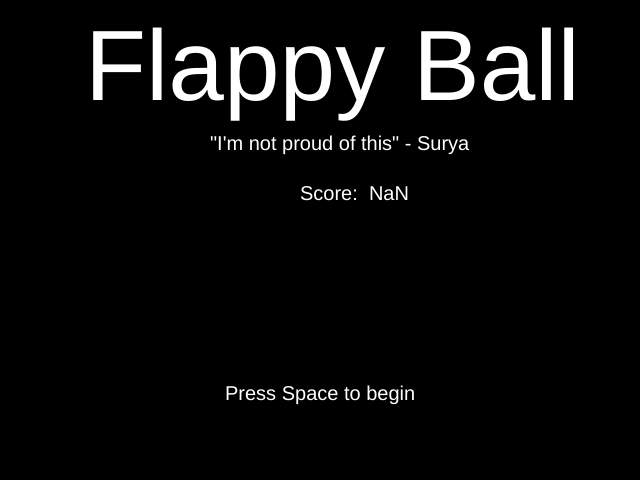
Frame 1 (no input)
Frame 60 (no input): identical to frame 1, image omitted
Frame 120 (the mouse pressed at the canvas centre since frame 60): identical to frame 1, image omitted

The p5.js sketch that drew this single still picture (run headless with seeded random() and noise() and a simulated clock; from frame 60 on, the mouse is pressed at the canvas centre):

// p5.js sketch
// ── sketch.js
function setup()
{

		createCanvas(640,480);

		frameRate(60);

		this.bird = new Bird();
		this.score =0;
		this.gamestate = false;
		this.pipes = [];
							
this.diff = 75;





}

function keyPressed() 
{

		this.gamestate = true;
		console.log("GOING UP");
		bird.goUP();

}


function draw()
{

		if(this.gamestate)
		{

						fill(255,255,255);
						this.current= new Pipe();  

								if(frameCount%floor(this.diff) ==0)
								{
										 pipes.push(this.current);

								}

						bird.update();

								for(i=0;i<pipes.length;i++)
								{
								
										pipes[i].update();

								}

								
						background(0,0,0);

						bird.show();
								
								for(i=0;i<pipes.length;i++)
								{
										
										pipes[i].show();

										pipes[i].isColliding(bird);
								
								}



						textSize(32);
						text('Score:', 400, 30);
						text(floor(this.score/8), 500, 30);

			this.storescore = this.score/8;
		}
		else
		{ 
			this.score = 0; 
						background(0,0,0);

						textSize(100);
						fill(255,255,255);

						text('Flappy Ball', 85, 100);
						textSize(20);

						text("\"I'm not proud of this\" - Surya", 210, 150);
						text("Score:  "+floor(this.storescore),300, 200);


						text('Press Space to begin', 225, 400);
						pipes = [];
						
			this.time = 0; 


		}

}
// ── Bird.js
function Bird()
{
		this.y = height/2;
		this.x = 100;

		this.gravity = 0.5;
		this.yvel = 0;

		this.upForce = 10;

				this.show = function()
				{
					
						fill(255,255,255);
						ellipse(100,this.y,20,20);

				}

				this.update = function()
				{

						if(this.y>height)
						{	
								this.y = height
								this.yvel = 0;
						}
						else
						{

								if(this.y <0)
								{
										this.y = 0;
										this.yvel = 0;
								}	
								else
								{


										this.yvel +=this.gravity;

										this.y += this.yvel;
											
								}

						}

				}


this.goUP = function(){
this.yvel +=-this.upForce;
}

















}



// ── Pipe.js
function Pipe(){
this.topy = floor(random(350));
this.x = 650;
this.gap = 100;
this.thick = 45;
this.vel= 6;

this.show = function(){
	rect(this.x,0,this.thick,this.topy);
	rect(this.x,this.topy+this.gap,this.thick,480-this.topy);

}
this.update = function(){
	this.x -=this.vel;
}


this.isColliding = function(birb)
{

if((birb.x>this.x) && (birb.x<(this.x+this.thick)))
{

	if((birb.y>this.topy) && (birb.y<(this.topy+this.gap))){

		score++;		

	}else{
		gamestate = false;
	}

}

}
}
